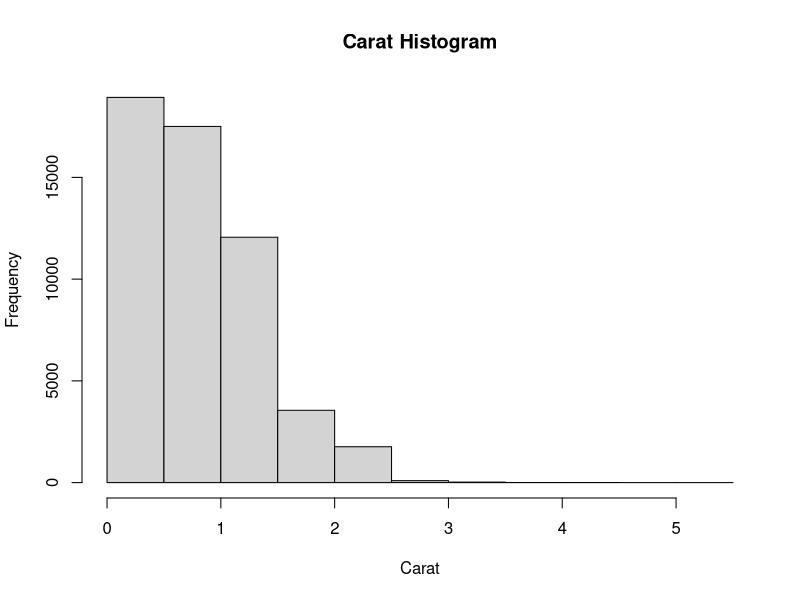
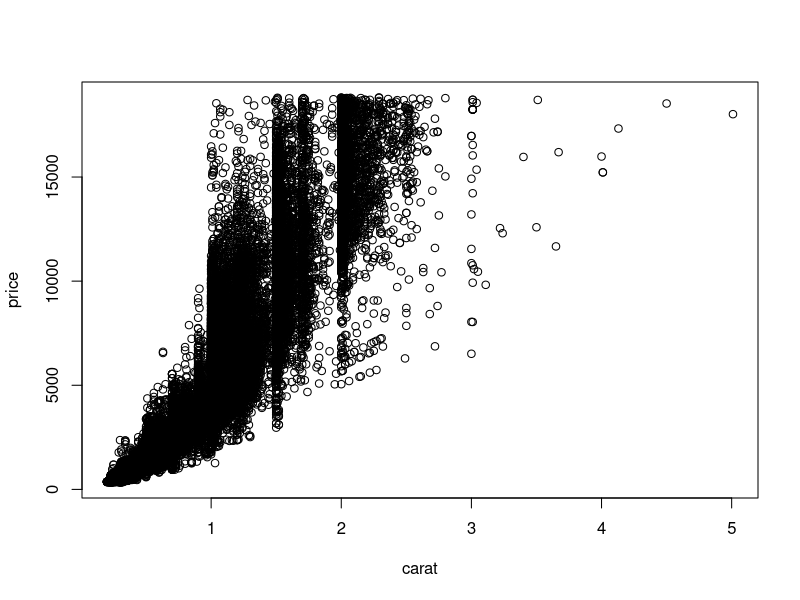
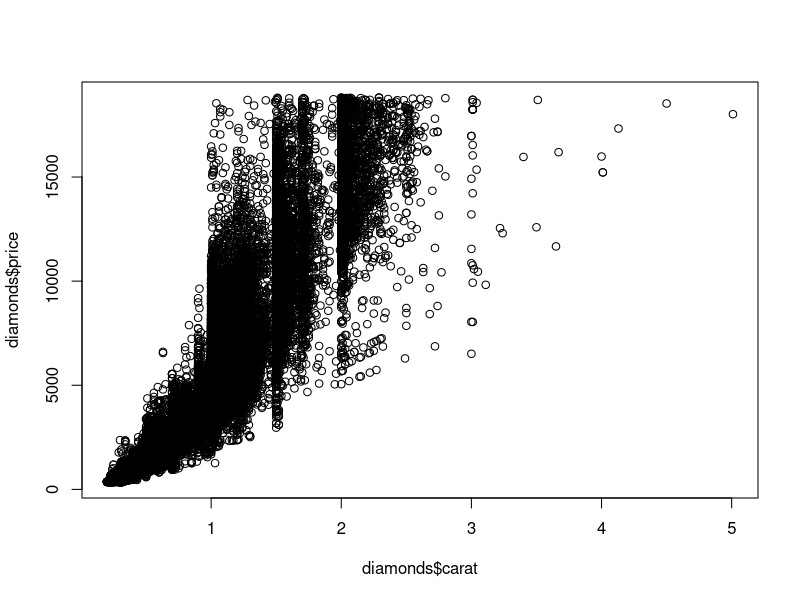
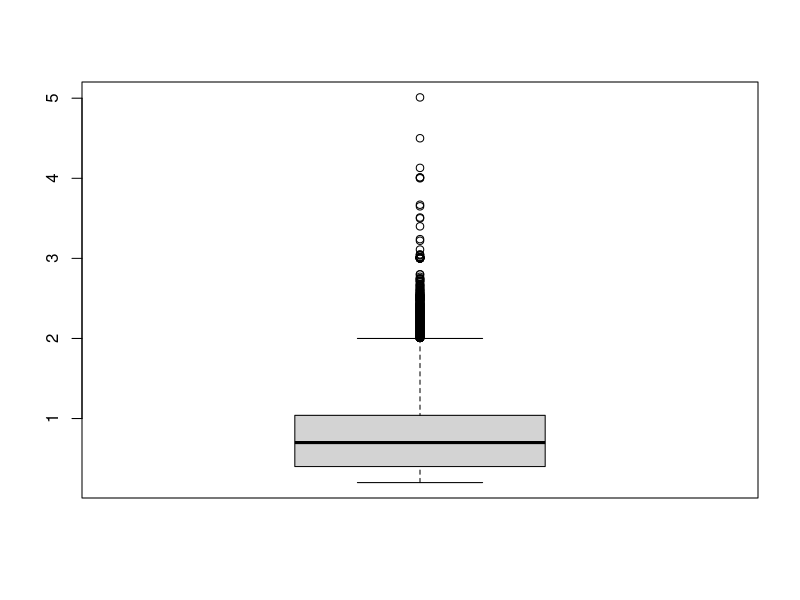
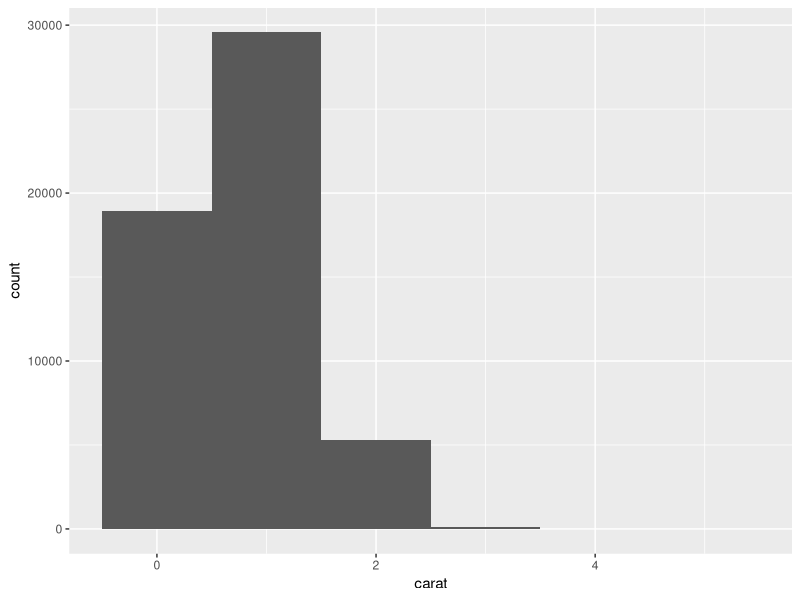
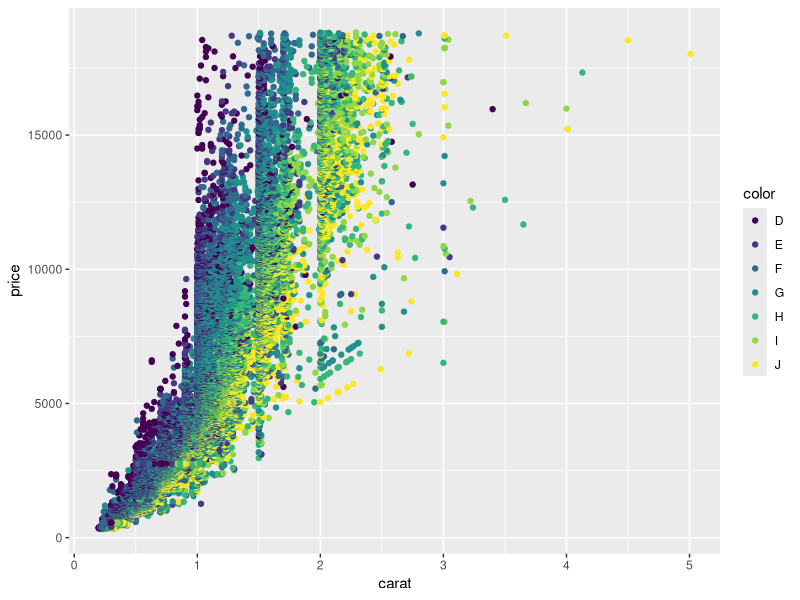
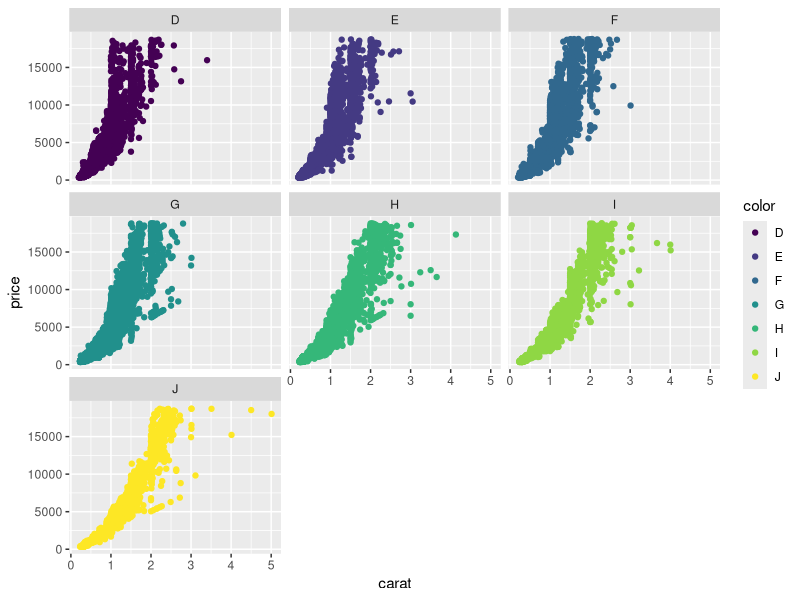
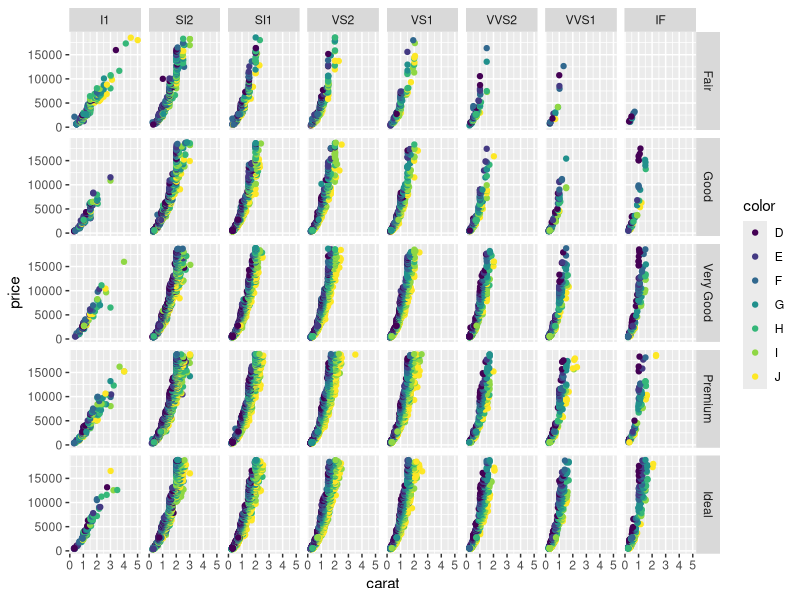

Generate these figures, in order, with R: (Note: this script raises an error after producing the figures.)
data()
data(package = .packages(all.available = TRUE))

#apply()

m1 <- matrix(c<-(1:10),nrow=5,ncol=6)
m1
a_m1 <- apply(m1,1,sum)#Manipulation on rows
a_m1
a_m1 <- apply(m1,2,sum)#Manipulation on columns
a_m1

#l in  lapply()
movies <- c("RED NOTICE","AVENGERS","FROZEN","BATMAN")
movies_lower <- lapply(movies,tolower)
str(movies_lower)

#sapply()
dt <- iris
head(dt)
sapply(dt,class)

#tapply()
data(iris)
tapply(iris$Sepal.Width,iris$Species,median)

#Visualization#Histogram
require(ggplot2)
data(diamonds)
head(diamonds)

hist(diamonds$carat,main="Carat Histogram", xlab = "Carat")

plot(price~carat,data = diamonds)
plot(diamonds$carat,diamonds$price)
boxplot(diamonds$carat)


ggplot(data = diamonds)+geom_histogram(aes(x=carat),stat ="bin",binwidth=1)
g <- ggplot(diamonds,aes(x=carat,y=price))
g+geom_point(aes(color=color))
g+geom_point(aes(color=color))+facet_wrap(~color)
g+geom_point(aes(color=color))+facet_grid(cut~clarity)

#Boxplot&Violin
ggplot(diamonds,aes(y=carat,x=cut))+geom_boxplot()
require(gridExtra)
p1 <- ggplot(diamonds,aes(y=carat,x=cut))+geom_point()+
geom_violin()
p2 <- ggplot(diamonds,aes(y=carat,x=cut))+geom_violin()+geom_point()
grid.arrange(p1,p2,ncol=2)

#Line Graph
data(economics)
head(economics)
ggplot(economics,aes(x=date,y=pop))+geom_line()

require(lubridate)##Create month and year columns
economics$year <- year(economics$date)
economics$month <- month(economics$date)##Subset the data
econ2000 <- economics[which(economics$year<=2000),]
head(econ2000)

g <- ggplot(econ2000,aes(x=month,y=pop))
g <- g + geom_line(aes(color=factor(year),group=year))
g <- g + scale_color_discrete(name="Year")
g <- g + labs(title = "Population Growth", x="Month",y="Population")
g


library(caret)
data("iris")
head(iris)
nrow(iris)
ncol(iris)

df <- data("iris")
df <- iris
dim(df)
names(df)
validation_index <- createDataPartition(df$Species,p=0.80,list=FALSE)
validation <- df[-validation_index,]
df <- df[validation_index,]
dim(df)
sapply(df,class)
head(df)
levels(df$Species)
percentage <- prop.table(table(df$Species))*100
cbind(freq=table(df$Species),percentage=percentage)
summary(df)
x <- df[,1:4]
y <- df[,5]
par(mfrow=c(1,4))
for(i in 1:4){
  boxplot(x[,i],main=names(iris)[i])
}
#barplot for class breakdown
plot(y)
featurePlot(x=x,y=y,plot="ellipse")

#box and whisker plots for each attribute
featurePlot(x=x,y=y,plot="box")
#density plots for each attribute by class value
scales <- list(x=list(relation="free"),
y=list(relation="free"))
featurePlot(x=x,y=y,plot="density",scales=scales)
control <- trainControl(method="cv",number=10)
metric <- "Accuracy"
set.seed(7)
fit.lda <- train(Species~.,data=df,method="lda",
                 metric=metric,trControl=control)
set.seed(7)
fit.cart <- train(Species~.,data=df,method="rpart",
                 metric=metric,trControl=control)
set.seed(7)
fit.knn<- train(Species~.,data=df,method="knn",
                 metric=metric,trControl=control)
set.seed(7)
fit.svm <- train(Species~.,data=df,method="svmRadial",
                 metric=metric,trControl=control)
set.seed(7)
fit.rf <- train(Species~.,data=df,method="rf",
                 metric=metric,trControl=control)
set.seed(7)
results <- resamples(list(lda=fit.lda, cart=fit.cart, knn=fit.knn,
                          
                          svm=fit.svm, rf=fit.rf))

summary(results)
dotplot(results)

# summarize Best Model

print(fit.lda)

predictions <-predict(fit.lda, validation)
confusionMatrix(predictions, validation$Species)
